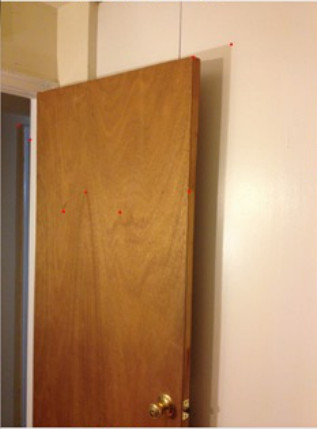
//> input picture opencvWork/processCam/data/image.jpg, 317 x 429 px
$ ./orbPerspective   (built with g++ and OpenCV 4, older OpenCV classes emulated)
//> lines starting //> are read from the running program, lines starting //| are printed output that depends on the picture
#include<opencv2/opencv.hpp>
#include<opencv2/stitching/stitcher.hpp>
#include<opencv2/stitching/warpers.hpp>
#include<opencv2/highgui/highgui.hpp>
#include<opencv2/calib3d/calib3d.hpp>
#include<opencv2/flann/miniflann.hpp>

#define DATA_FOLDER_3 "data"
#define TRAIN_FOLDER "data/train_images"
#define TEMPLATE_FOLDER "data/tempates"

class perspective_transformer {
private:
	cv::Mat im, im_transformed, im_perspective_transformed;
	std::vector<cv::Point2f> points, points_transformed;
	cv::Mat M;
public:
	perspective_transformer();
	void estimate_perspective();
	void show_diff();
};

perspective_transformer::perspective_transformer(){
	im = cv::imread(DATA_FOLDER_3 + std::string("/image.jpg"));
//> im is the input picture: 429 rows x 317 cols, CV_8UC3; mean B, G, R 100.1, 139.3, 180.2
	im_transformed = cv::imread(DATA_FOLDER_3 + std::string("/transformed.jpg"));
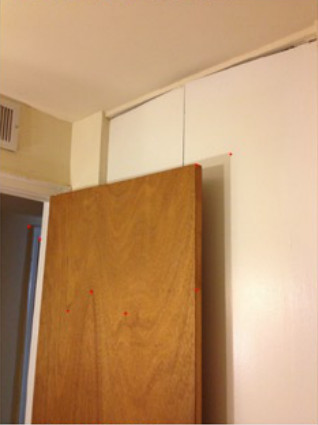
//> input picture opencvWork/processCam/data/transformed.jpg, 318 x 425 px
//> im_transformed is the input picture: 425 rows x 318 cols, CV_8UC3; mean B, G, R 109.7, 149.8, 189.6
}

void perspective_transformer::estimate_perspective(){
	// Match ORB features to point correspondences between the images
	std::vector<cv::KeyPoint> kp, t_kp;
	cv::Mat desc, t_desc, im_g, t_im_g;

	cv::cvtColor(im, im_g, CV_BGR2GRAY);
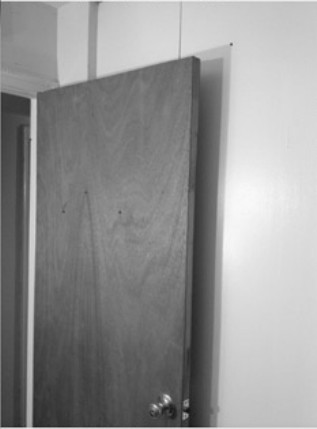
//> im_g: 429 rows x 317 cols, CV_8UC1; min 18, max 249, mean 147.1
	cv::cvtColor(im_transformed, t_im_g, CV_BGR2GRAY);
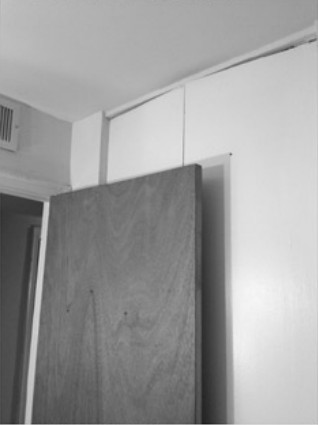
//> t_im_g: 425 rows x 318 cols, CV_8UC1; min 26, max 246, mean 157.2

	cv::OrbFeatureDetector featureDetector;
	cv::OrbDescriptorExtractor featureExtractor;

	featureDetector.detect(im_g, kp);
//> kp = 59 keypoints; strongest (x, y, size): (165, 395, 31), (231, 44, 31), (197, 59, 53.6), (32, 99, 31)
	featureDetector.detect(t_im_g, t_kp);
//> t_kp = 104 keypoints; strongest (x, y, size): (42, 203, 31), (197, 164, 44.6), (194, 164, 92.6), (199, 166, 37.2)

	featureExtractor.compute(im_g, kp, desc);
	featureExtractor.compute(t_im_g, t_kp, t_desc);

	cv::flann::Index flannIndex(desc, cv::flann::LshIndexParams(12,20,1), cvflann::FLANN_DIST_HAMMING);
	cv::Mat match_idx(t_desc.rows, 2, CV_32SC1), match_dist(t_desc.rows, 2, CV_32FC1);
	flannIndex.knnSearch(t_desc, match_idx, match_dist, 2, cv::flann::SearchParams());
//> match_idx = 104 pairs, first value -1 to 58, second value -1 to 58; match_dist = 104 pairs, first value 8 to 2147483647, second value 14 to 2147483647

	std::vector<cv::DMatch> good_matches;
	for(int i = 0; i < match_dist.rows; i++){
		if(match_dist.at<float>(i,0) < 0.6 * match_dist.at<float>(i, 1)){
			cv::DMatch dm(i, match_idx.at<int>(i,0), match_dist.at<float>(i,0));
			good_matches.push_back(dm);
			points.push_back((kp[dm.trainIdx]).pt);
			points_transformed.push_back((t_kp[dm.queryIdx]).pt);
		}
	}

	cv::Mat im_show;
	drawMatches(im_transformed, t_kp, im, kp, good_matches, im_show);
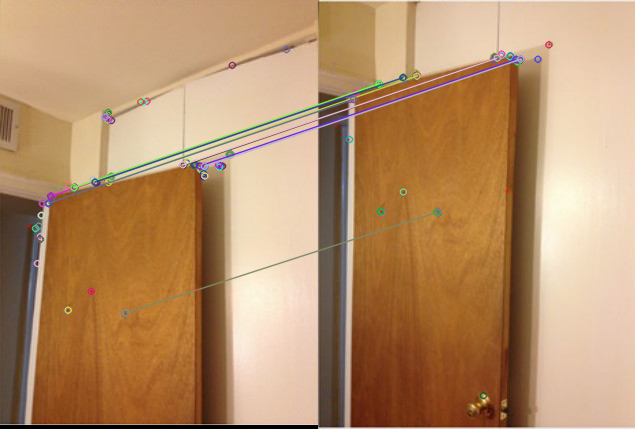
//> im_show: 429 rows x 635 cols, CV_8UC3; mean B, G, R 105, 143.5, 182.9
	imshow("ORB matches", im_show);

	M = cv::findHomography(points, points_transformed, CV_RANSAC, 2);
//> M = [[0.988, -0.0558, 18.58], [0.0737, 0.93, 105.8], [0.000343, -0.000211, 1]]
	std::cout << "Estimated Perspective transform = " << M << std::endl;
//| Estimated Perspective transform = [0.9878939501677091, -0.05581521677010629, 18.57776096432477;
//|  0.07367069572804413, 0.9295853079463992, 105.7796889026444;
//|  0.0003429286362858573, -0.0002109205590331906, 1]

	cv::warpPerspective(im, im_perspective_transformed, M, im_transformed.size());
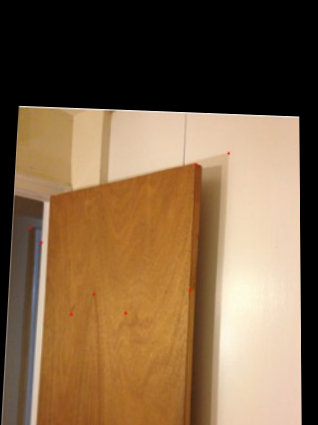
//> im_perspective_transformed: 425 rows x 318 cols, CV_8UC3; mean B, G, R 69.6, 98.5, 125.3
	cv::imshow("Estimated Perspective transform", im_perspective_transformed);
}

void perspective_transformer::show_diff(){
	cv::imshow("Difference", im_transformed - im_perspective_transformed);
}

int main(){
	perspective_transformer a;
	a.estimate_perspective();
	std::cout << "Press 'd' to show difference, 'q' to end" << std::endl;
	if(char(cv::waitKey(0)) =='d' ){
//> the space key is pressed
		a.show_diff();
		std::cout << "Press 'q' to end" << std::endl;
		if(char(cv::waitKey(0))=='q') return 0;
	}else
		return 0;
}
